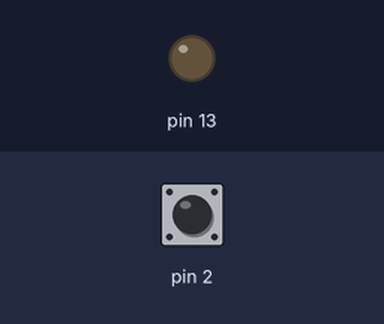
Recording of a sketch running on a simulated Arduino Uno, built with avr-gcc and run on an emulated ATmega328P. Parts: output pins drawn as LEDs (lit = HIGH). The test bench sets the inputs (shaded band); at power-on: pin 2 HIGH.

Above: at 1.2 s.
1.3 s: pin 2 pulsed LOW 2 times (0.12 s each, 0.3 s apart)
At 3.0 s:
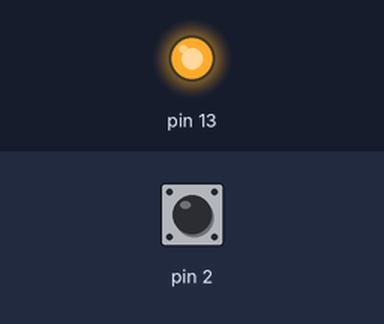
Timing chart, 0 to 4.5 s (numbered marks = the images above; inputs shaded):
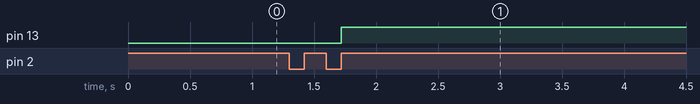

Measured:
- after the input at 1.3 s, pin 13: LOW → HIGH after 0.42 s

The sketch:

190429_makers.ino
```cpp
int state = 1;
int cnt = 0;
int LED = 0;

void setup() {
  pinMode(2, INPUT_PULLUP);
  pinMode(13, OUTPUT);
  digitalWrite(13, LED);
}

void loop() {
  int a = digitalRead(2);
  if(a == 0){
    if(state == 1) state = 0;
  }
  else if(a == 1){

    if(state == 0){
      cnt++;
      if(cnt == 2){
        digitalWrite(13, (LED^=1));
        cnt = 0;
      }
      state = 1;
    }

  }

}
```
